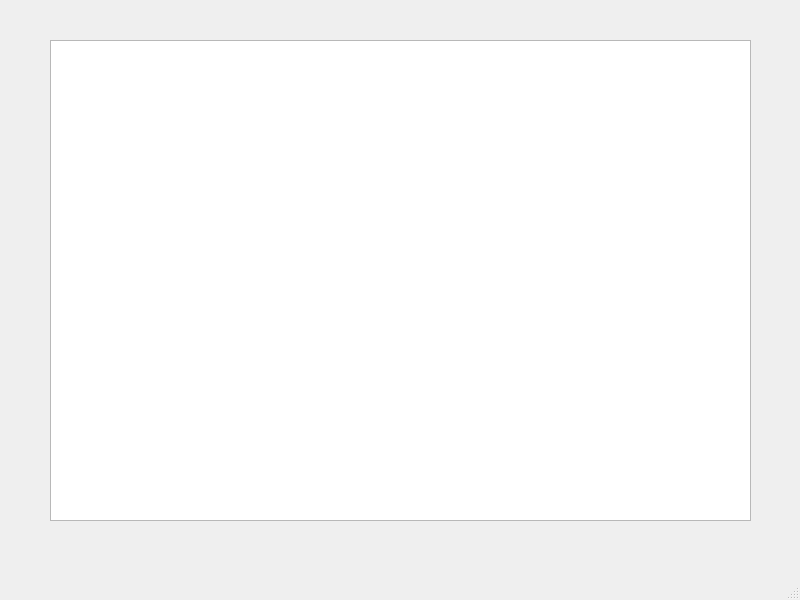
<?xml version="1.0" encoding="UTF-8"?>
<ui version="4.0">
 <class>MainWindow</class>
 <widget class="QMainWindow" name="MainWindow">
  <property name="geometry">
   <rect>
    <x>0</x>
    <y>0</y>
    <width>800</width>
    <height>600</height>
   </rect>
  </property>
  <property name="windowTitle">
   <string>MainWindow</string>
  </property>
  <widget class="QWidget" name="centralwidget">
   <widget class="QGraphicsView" name="graphicsView">
    <property name="geometry">
     <rect>
      <x>50</x>
      <y>40</y>
      <width>701</width>
      <height>481</height>
     </rect>
    </property>
   </widget>
  </widget>
  <widget class="QMenuBar" name="menubar">
   <property name="geometry">
    <rect>
     <x>0</x>
     <y>0</y>
     <width>800</width>
     <height>21</height>
    </rect>
   </property>
  </widget>
  <widget class="QStatusBar" name="statusbar"/>
 </widget>
 <resources/>
 <connections/>
</ui>
